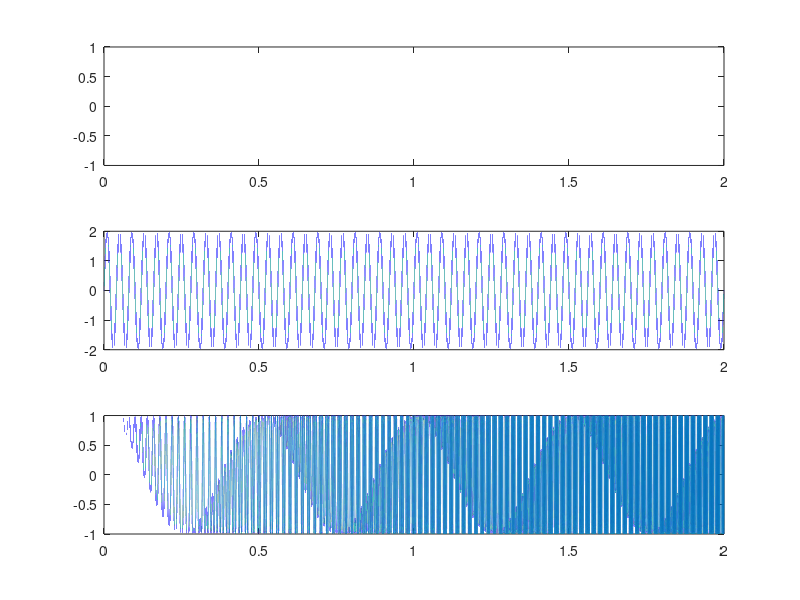

MATLAB code for this plot:
clc
close all
clear all
t=(0:1/1000000:2);
subplot(3,1,1)
m=cos(2*pi*t);
plot(t,m)


subplot(3,1,2)
c=2*sin(2*pi*25*t);
plot(t,c)

subplot(3,1,3)
z=cos(2*pi*c.*t);
plot(t,z)
